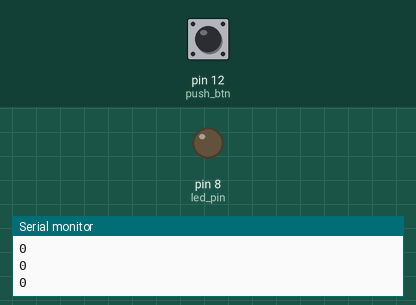
This sketch was run on a simulated Arduino Uno, built with avr-gcc and run on an emulated ATmega328P. On the bench: output pins drawn as LEDs (lit = HIGH), the last lines printed to the serial monitor. The inputs (shaded band) are chosen by the test bench; at power-on: pin 12 (push_btn) LOW.

Above: at 3.8 s.
3.9 s: pin 12 (push_btn) pulled HIGH for 1.3 s
At 5.2 s:
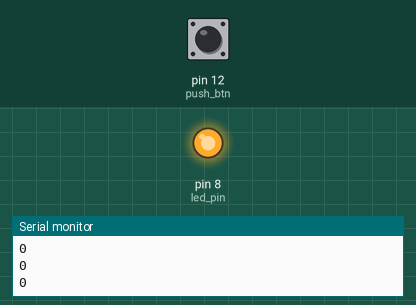
7.5 s: pin 12 (push_btn) pulled HIGH for 3.2 s
At 11.8 s:
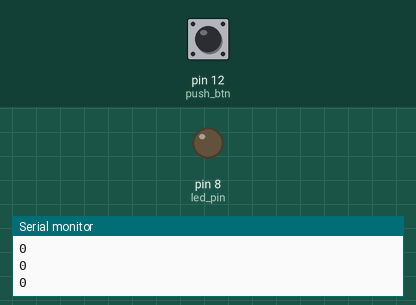
Timing chart, 0 to 13.3 s (numbered marks = the images above; inputs shaded):
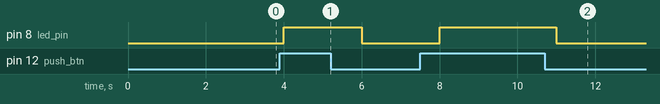

Measured:
- after the input at 3.9 s, pin 8 (led_pin): LOW → HIGH after 0.10 s, → LOW 2.0 s later
- after the input at 7.5 s, pin 8 (led_pin): LOW → HIGH after 0.50 s, → LOW 3.0 s later

The sketch:

pushButtonTest.ino
```cpp
int led_pin = 8;
int push_btn = 12;
int ledset[1] = {0};
int btn_state = 0; //버튼의 혀냊 상태 값을 저장하는 변수 - 0, 1
void setup() {
  Serial.begin(9600);
  pinMode(push_btn,INPUT);
  pinMode(led_pin,OUTPUT);
  int count = 0;
}

void loop() {
  int count;
  delay(1000);
  // 입력핀으로 설정한 12번 핀읜 입력된 현재 값을 읽어서 btn_state에 저장하기
  btn_state = digitalRead(push_btn);
//  Serial.println(btn_state);
  Serial.println(count);
  if(btn_state == HIGH) {
    ledset[0] = 1;
    count = count +1;
  }
  if(count % 2 == 0) {
    ledset[0] = 0;
  }
  if(ledset[0] == 1) {
    count = count + 1;
    digitalWrite(led_pin,HIGH);
  }else {
    digitalWrite(led_pin,LOW);
  }
}
```
